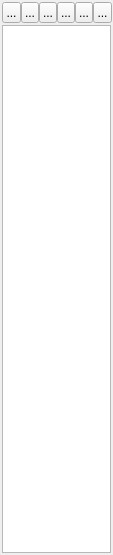
<?xml version="1.0" encoding="UTF-8"?>
<ui version="4.0">
 <class>PartList</class>
 <widget class="QWidget" name="PartList">
  <property name="geometry">
   <rect>
    <x>0</x>
    <y>0</y>
    <width>113</width>
    <height>555</height>
   </rect>
  </property>
  <property name="sizePolicy">
   <sizepolicy hsizetype="Minimum" vsizetype="Preferred">
    <horstretch>0</horstretch>
    <verstretch>0</verstretch>
   </sizepolicy>
  </property>
  <property name="minimumSize">
   <size>
    <width>100</width>
    <height>0</height>
   </size>
  </property>
  <property name="windowTitle">
   <string>Form</string>
  </property>
  <layout class="QVBoxLayout" name="verticalLayout">
   <property name="spacing">
    <number>2</number>
   </property>
   <property name="leftMargin">
    <number>2</number>
   </property>
   <property name="topMargin">
    <number>2</number>
   </property>
   <property name="rightMargin">
    <number>2</number>
   </property>
   <property name="bottomMargin">
    <number>2</number>
   </property>
   <item>
    <layout class="QHBoxLayout" name="horizontalLayout_2">
     <property name="spacing">
      <number>0</number>
     </property>
     <item>
      <widget class="QToolButton" name="toolButtonNewPart">
       <property name="toolTip">
        <string>New Part</string>
       </property>
       <property name="text">
        <string>...</string>
       </property>
       <property name="icon">
        <iconset resource="../icons.qrc">
         <normaloff>:/icon/icons/sprite.png</normaloff>:/icon/icons/sprite.png</iconset>
       </property>
      </widget>
     </item>
     <item>
      <widget class="QToolButton" name="toolButtonNewComp">
       <property name="toolTip">
        <string>New Comp</string>
       </property>
       <property name="text">
        <string>...</string>
       </property>
       <property name="icon">
        <iconset resource="../icons.qrc">
         <normaloff>:/icon/icons/composite.png</normaloff>:/icon/icons/composite.png</iconset>
       </property>
      </widget>
     </item>
     <item>
      <widget class="QToolButton" name="toolButtonNewFolder">
       <property name="toolTip">
        <string>New Folder</string>
       </property>
       <property name="text">
        <string>...</string>
       </property>
       <property name="icon">
        <iconset resource="../icons.qrc">
         <normaloff>:/icon/icons/folder.png</normaloff>:/icon/icons/folder.png</iconset>
       </property>
      </widget>
     </item>
     <item>
      <spacer name="horizontalSpacer">
       <property name="orientation">
        <enum>Qt::Horizontal</enum>
       </property>
       <property name="sizeHint" stdset="0">
        <size>
         <width>40</width>
         <height>20</height>
        </size>
       </property>
      </spacer>
     </item>
     <item>
      <widget class="QToolButton" name="toolButtonRenameAsset">
       <property name="toolTip">
        <string>Rename Asset</string>
       </property>
       <property name="text">
        <string>...</string>
       </property>
       <property name="icon">
        <iconset resource="../icons.qrc">
         <normaloff>:/icon/icons/paragraph-justify-2.png</normaloff>:/icon/icons/paragraph-justify-2.png</iconset>
       </property>
      </widget>
     </item>
     <item>
      <widget class="QToolButton" name="toolButtonCopyAsset">
       <property name="toolTip">
        <string>Copy Asset</string>
       </property>
       <property name="text">
        <string>...</string>
       </property>
       <property name="icon">
        <iconset resource="../icons.qrc">
         <normaloff>:/icon/icons/browser-windows-2.png</normaloff>:/icon/icons/browser-windows-2.png</iconset>
       </property>
      </widget>
     </item>
     <item>
      <widget class="QToolButton" name="toolButtonDeleteAsset">
       <property name="toolTip">
        <string>Delete Asset</string>
       </property>
       <property name="text">
        <string>...</string>
       </property>
       <property name="icon">
        <iconset resource="../icons.qrc">
         <normaloff>:/icon/icons/browser-minimise-2.png</normaloff>:/icon/icons/browser-minimise-2.png</iconset>
       </property>
      </widget>
     </item>
    </layout>
   </item>
   <item>
    <widget class="AssetTreeWidget" name="assetTree">
     <property name="iconSize">
      <size>
       <width>16</width>
       <height>16</height>
      </size>
     </property>
     <property name="rootIsDecorated">
      <bool>true</bool>
     </property>
     <attribute name="headerVisible">
      <bool>false</bool>
     </attribute>
     <column>
      <property name="text">
       <string notr="true">1</string>
      </property>
     </column>
    </widget>
   </item>
  </layout>
 </widget>
 <customwidgets>
  <customwidget>
   <class>AssetTreeWidget</class>
   <extends>QTreeWidget</extends>
   <header>assettreewidget.h</header>
  </customwidget>
 </customwidgets>
 <resources>
  <include location="../icons.qrc"/>
 </resources>
 <connections/>
</ui>
